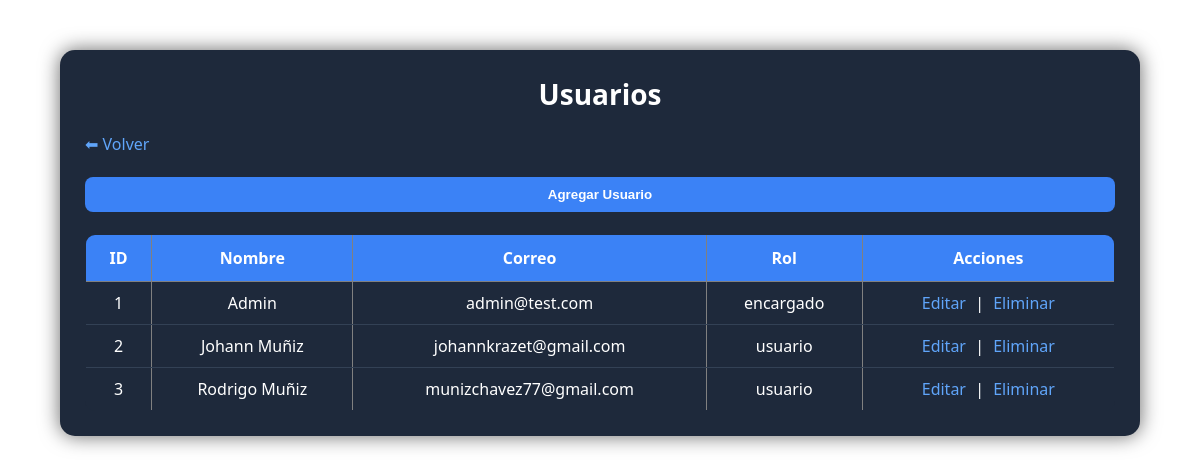
/views/usuarios.php (signed in), run on the app's committed database.
### tables this page shows
CREATE TABLE `usuarios` (
  `id` int(11) NOT NULL,
  `nombre` varchar(100) NOT NULL,
  `correo` varchar(100) NOT NULL,
  `password` varchar(255) NOT NULL,
  `rol` enum('usuario','encargado') NOT NULL
);

### views/usuarios.php (the view, shortened to what this page needs)
<?php
include("../config/db.php");
$result = $conn->query("SELECT * FROM usuarios");
?>
<!DOCTYPE html>
<html>
<head>
    <link rel="stylesheet" href="http://localhost/biblioteca/css/styles.css?v=3">
</head>
<body class="login-body6">
<div class="login-container" style="width:90%;">
    <h2>Usuarios</h2>
    <a href="dashboard.php">⬅ Volver</a>
    <br><br>
    <button onclick="window.location.href='agregar_usuario.php'">Agregar Usuario</button>
    <br><br>
    <table border="1" width="100%">
        <tr>
            <th>ID</th>
            <th>Nombre</th>
            <th>Correo</th>
            <th>Rol</th>
            <th>Acciones</th>
        </tr>
        <?php while($row = $result->fetch_assoc()): ?>
        <tr>
            <td><?php echo $row['id']; ?></td>
            <td><?php echo $row['nombre']; ?></td>
            <td><?php echo $row['correo']; ?></td>
            <td><?php echo $row['rol']; ?></td>
            <td>
                <a href="editar_usuario.php?id=<?php echo $row['id']; ?>">Editar</a> |
                <a href="../php/eliminar_usuario.php?id=<?php echo $row['id']; ?>" onclick="return confirm('¿Seguro?')">Eliminar</a>
            </td>
        </tr>
        <?php endwhile; ?>
    </table>
</div>
</body>
</html>

### css/styles.css (style rules this page uses)
* { margin: 0; padding: 0; box-sizing: border-box; }
body { font-family: 'Segoe UI', Tahoma, Geneva, Verdana, sans-serif; background: #0f172a; color: #ffffff; min-height: 100vh; }
.login-container { background: #1e293b; padding: 25px; border-radius: 15px; width: 400px; margin: 50px auto; box-shadow: 0px 0px 20px rgba(0,0,0,0.6); }
h2 { text-align: center; font-size: 28px; margin-bottom: 20px; font-weight: bold; }
button { width: 100%; padding: 10px; background: #3b82f6; border: none; border-radius: 8px; color: white; font-weight: bold; cursor: pointer; transition: 0.3s; }
a { color: #60a5fa; text-decoration: none; }
table { width: 100%; border-collapse: collapse; background: #1e293b; border-radius: 10px; overflow: hidden; }
th { background: #3b82f6; padding: 12px; text-align: center; }
td { padding: 10px; text-align: center; border-bottom: 1px solid #334155; }
td a { margin: 0 5px; }
.login-body3 , .login-body4 , .login-body5 , .login-body6 , .login-body7 { background: url('../uploads/6898809.jpg'); background-size: cover; background-position: center; background-attachment: fixed; }

### data on the page
usuarios: id "1", nombre "Admin", correo "admin@test.com", rol "encargado"
usuarios: id "2", nombre "Johann Muñiz", correo "johannkrazet@gmail.com", rol "usuario"
usuarios: id "3", nombre "Rodrigo Muñiz", correo "munizchavez77@gmail.com", rol "usuario"
